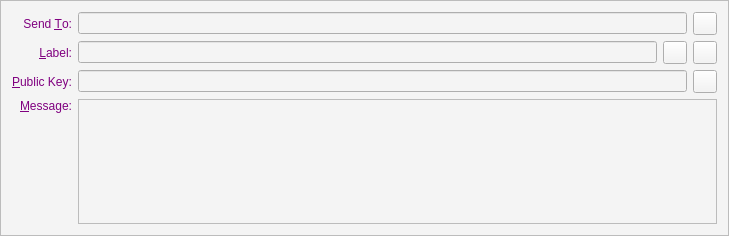
<?xml version="1.0" encoding="UTF-8"?>
<ui version="4.0">
 <class>SendMessagesEntry</class>
 <widget class="QFrame" name="SendMessagesEntry">
  <property name="geometry">
   <rect>
    <x>0</x>
    <y>0</y>
    <width>729</width>
    <height>236</height>
   </rect>
  </property>
  <property name="windowTitle">
   <string>Form</string>
  </property>
  <property name="styleSheet">
   <string notr="true">color: rgb(204, 155, 68);
background-color: rgb(244, 244, 244);</string>
  </property>
  <property name="frameShape">
   <enum>QFrame::StyledPanel</enum>
  </property>
  <property name="frameShadow">
   <enum>QFrame::Sunken</enum>
  </property>
  <layout class="QGridLayout" name="gridLayout">
   <item row="0" column="0">
    <widget class="QLabel" name="label_2">
     <property name="styleSheet">
      <string notr="true">color: #800080;</string>
     </property>
     <property name="text">
      <string>Send &amp;To:</string>
     </property>
     <property name="alignment">
      <set>Qt::AlignRight|Qt::AlignTrailing|Qt::AlignVCenter</set>
     </property>
     <property name="buddy">
      <cstring>sendTo</cstring>
     </property>
    </widget>
   </item>
   <item row="0" column="1">
    <layout class="QHBoxLayout" name="sendToLayout">
     <item>
      <widget class="QValidatedLineEdit" name="sendTo">
       <property name="toolTip">
        <string>The address to send the payment to  (e.g. RYkuzHsrEvv6yVtXvuBHvdp6TZzRsv42Pr)</string>
       </property>
       <property name="maxLength">
        <number>34</number>
       </property>
      </widget>
     </item>
     <item>
      <widget class="QToolButton" name="pasteButton">
       <property name="toolTip">
        <string>Paste address from clipboard</string>
       </property>
       <property name="text">
        <string/>
       </property>
       <property name="icon">
        <iconset resource="../bitcoin.qrc">
         <normaloff>:/icons/editpaste</normaloff>:/icons/editpaste</iconset>
       </property>
       <property name="shortcut">
        <string>Alt+P</string>
       </property>
      </widget>
     </item>
    </layout>
   </item>
   <item row="1" column="0">
    <widget class="QLabel" name="label_4">
     <property name="styleSheet">
      <string notr="true">color: #800080;</string>
     </property>
     <property name="text">
      <string>&amp;Label:</string>
     </property>
     <property name="alignment">
      <set>Qt::AlignRight|Qt::AlignTrailing|Qt::AlignVCenter</set>
     </property>
     <property name="buddy">
      <cstring>addAsLabel</cstring>
     </property>
    </widget>
   </item>
   <item row="1" column="1">
    <layout class="QHBoxLayout" name="horizontalLayout_5">
     <item>
      <widget class="QValidatedLineEdit" name="addAsLabel">
       <property name="enabled">
        <bool>true</bool>
       </property>
       <property name="toolTip">
        <string>Enter a label for this address to add it to your address book</string>
       </property>
      </widget>
     </item>
     <item>
      <widget class="QToolButton" name="addressBookButton">
       <property name="toolTip">
        <string>Choose address from address book</string>
       </property>
       <property name="text">
        <string/>
       </property>
       <property name="icon">
        <iconset resource="../bitcoin.qrc">
         <normaloff>:/icons/address-book</normaloff>:/icons/address-book</iconset>
       </property>
       <property name="shortcut">
        <string>Alt+A</string>
       </property>
      </widget>
     </item>
     <item>
      <widget class="QToolButton" name="deleteButton">
       <property name="toolTip">
        <string>Remove this recipient</string>
       </property>
       <property name="text">
        <string/>
       </property>
       <property name="icon">
        <iconset resource="../bitcoin.qrc">
         <normaloff>:/icons/remove</normaloff>:/icons/remove</iconset>
       </property>
      </widget>
     </item>
    </layout>
   </item>
   <item row="2" column="0">
    <widget class="QLabel" name="publicKeyLabel">
     <property name="styleSheet">
      <string notr="true">color: #800080;</string>
     </property>
     <property name="text">
      <string>&amp;Public Key:</string>
     </property>
     <property name="buddy">
      <cstring>publicKey</cstring>
     </property>
    </widget>
   </item>
   <item row="2" column="1">
    <layout class="QHBoxLayout" name="horizontalLayout_6">
     <item>
      <widget class="QValidatedLineEdit" name="publicKey"/>
     </item>
     <item>
      <widget class="QToolButton" name="PubkeyPasteButton">
       <property name="toolTip">
        <string>Paste address from clipboard</string>
       </property>
       <property name="text">
        <string/>
       </property>
       <property name="icon">
        <iconset resource="../bitcoin.qrc">
         <normaloff>:/icons/editpaste</normaloff>:/icons/editpaste</iconset>
       </property>
       <property name="shortcut">
        <string>Alt+P</string>
       </property>
      </widget>
     </item>
    </layout>
   </item>
   <item row="3" column="0">
    <widget class="QLabel" name="messageLabel">
     <property name="styleSheet">
      <string notr="true">color: #800080;</string>
     </property>
     <property name="text">
      <string>&amp;Message:</string>
     </property>
     <property name="alignment">
      <set>Qt::AlignRight|Qt::AlignTop|Qt::AlignTrailing</set>
     </property>
     <property name="buddy">
      <cstring>messageText</cstring>
     </property>
    </widget>
   </item>
   <item row="3" column="1">
    <widget class="QValidatedTextEdit" name="messageText">
     <property name="mouseTracking">
      <bool>true</bool>
     </property>
     <property name="focusPolicy">
      <enum>Qt::WheelFocus</enum>
     </property>
     <property name="tabChangesFocus">
      <bool>false</bool>
     </property>
    </widget>
   </item>
  </layout>
 </widget>
 <customwidgets>
  <customwidget>
   <class>QValidatedLineEdit</class>
   <extends>QLineEdit</extends>
   <header>qvalidatedlineedit.h</header>
  </customwidget>
  <customwidget>
   <class>QValidatedTextEdit</class>
   <extends>QPlainTextEdit</extends>
   <header>qvalidatedtextedit.h</header>
  </customwidget>
 </customwidgets>
 <resources>
  <include location="../bitcoin.qrc"/>
 </resources>
 <connections/>
</ui>
